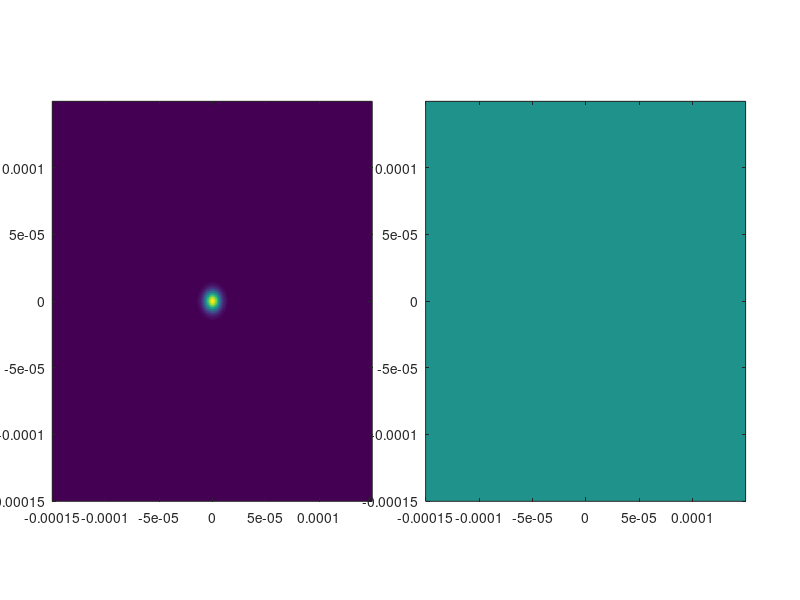

This figure's MATLAB source: (Note: this script raises an error after producing the figure.)
%%
% Author: Madhu Veettikazhy
% Date: 22 March 2018
% Gaussian beam (CW) electric field propagation from the 
% focal point (initial waist plane width is defined here) 
% back to the distal end of the optical fiber. 
% ***************************************************************************************************

%% User-specified general parameters
Nx = 600;                                                        % x resolution
Ny = 600;                                                         % y resolution
Nz = 100;                                                        % Number of z steps

Lx = 300e-6;                                                     % [m] x side length
Ly = 300e-6;                                                         % [m] y side length
Lz = 2e-3;                                                       % [m] z propagation distance

lambda = 632.8e-9;                                               % [m] Wavelength 
w = 10e-6;                                                       % [m] Initial waist plane 1/e^2 radius of the gaussian beam

%% Initialization of space and frequency grids
dx = Lx/Nx;
dy = Ly/Ny;
dz = Lz/Nz;

x = dx*(-Nx/2:Nx/2-1);
y = dy*(-Ny/2:Ny/2-1);
[X,Y] = ndgrid(x,y);

kx = 2*pi/Lx*(-Nx/2:Nx/2-1);
ky = 2*pi/Ly*(-Ny/2:Ny/2-1);
[kX,kY] = ndgrid(kx,ky);

%% Beam initialization
amplitude = exp(-(X.^2+Y.^2)/w^2);                             % Gaussian field amplitude
phase = zeros(Nx,Ny);                                            % Phase
E = amplitude.*exp(1i*phase);                                    % Electric field

%% Figure initialization
h_fig1 = figure(1);
set(h_fig1,'Position',[50 50 Nx+150 Ny/2+150]); clf;
h_ax1 = axes('Units','pixels','Position', [50 75 Nx/2 Ny/2]);
h_im1 = imagesc(x,y,abs(E.').^2);
axis xy
set(h_ax1, 'xlimmode','manual', 'ylimmode','manual');

h_ax2 = axes('Units','pixels','Position', [Nx/2+100 75 Nx/2 Ny/2]);
h_im2 = imagesc(x,y,angle(E.'));
axis xy
set(h_ax2, 'xlimmode','manual', 'ylimmode','manual');
       
%% Fresnel Propagation and plotting
prop_kernel = ifftshift(exp(-1i*dz*(kX.^2 + kY.^2)*lambda/(4*pi))); % Fresnel propagation kernel

for zidx = 1:Nz
    E = ifft2(fft2(E).*prop_kernel);
    
    h_ax1.Title.String = ['Intensity at z = ' num2str(zidx*dz,'%.1e') ' m'];
    h_im1.CData = abs(E.').^2;
    h_ax2.Title.String = ['Phase at z = ' num2str(zidx*dz,'%.1e') ' m'];
    h_im2.CData = angle(E.');
    drawnow;
end






%%  Angular Spectrum Propagation
% 
% dist_z = 1e-6;                       % altitude (meters) 
% phy_x = w;               % physical width (meters) 
% phy_y = w;               % physical length (meters) 
% Fs_x = N/phy_x; 
% Fs_y = N/phy_y; 
% dx2 = Fs_x^(-1); 
% dy2 = Fs_y^(-1); 
% dFx = Fs_x/N;
% dFy = Fs_y/N; 
% Fx = (-Fs_x/2:dFx:(Fs_x/2 - dFx)); 
% Fy = (-Fs_y/2:dFy:(Fs_y/2 - dFy)); 
% 
% % alpha and beta (wavenumber components) 
% alpha = lambda.*Fx; 
% beta = lambda.*Fy;
% 
% % gamma_cust 
% gamma_cust = zeros(length(beta), length(alpha)); 
% for j = 1:length(beta)     
%     for i = 1:length(alpha)         
%         if (alpha(i)^2 + beta(j)^2) > 1             
%             gamma_cust(j, i) = 0;         
%         else
%             gamma_cust(j, i) = sqrt(1 - alpha(i)^2 - beta(j)^2);         
%         end
%     end
% end
% 
% % angular spectrm based formula 
% U1=E_gauss;
% for iter=1:100
% U1 = ifft2(ifftshift(fftshift(fft2(U1)).*exp(1i*k.*gamma_cust.*dist_z))); 
% I1 = (1/(16*pi)).*(U1.*conj(U1)); 
% imagesc(I1),title(['Propagated step: ', num2str(iter)]); 
% drawnow;
% % pause(1);
% end
